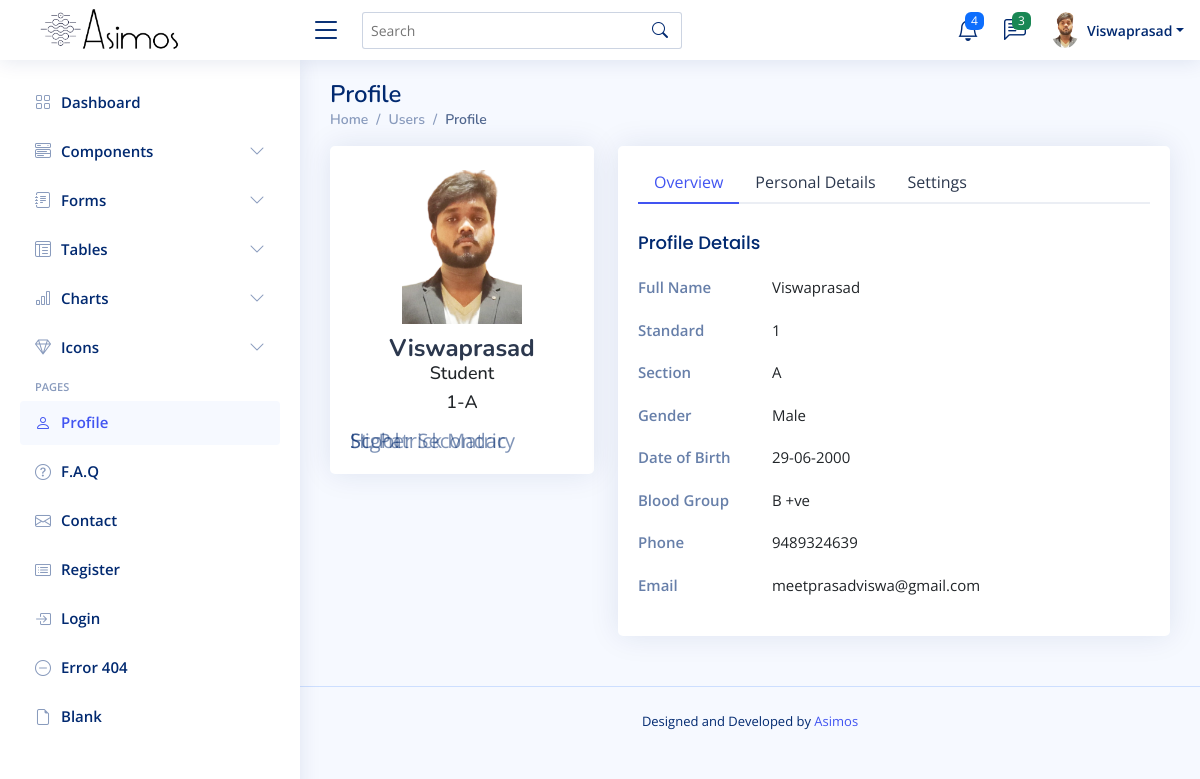
The page /users-profile.php (signed in) on the database its author committed.
### tables this page shows
CREATE TABLE `student_info` (
  `id` int(10) NOT NULL,
  `name` varchar(20) NOT NULL,
  `age` int(2) NOT NULL,
  `standard` int(2) NOT NULL,
  `section` varchar(2) NOT NULL,
  `gender` varchar(10) NOT NULL,
  `dateOfBirth` varchar(20) NOT NULL,
  `address` varchar(100) NOT NULL,
  `bloodGroup` varchar(5) NOT NULL,
  `phone` varchar(15) NOT NULL,
  `emailID` varchar(25) NOT NULL,
  `fatherName` varchar(20) NOT NULL,
  `fatherOccupation` varchar(20) NOT NULL,
  `fatherPhone` varchar(15) NOT NULL,
  `fatherAnnualIncome` varchar(15) NOT NULL,
  `motherName` varchar(20) NOT NULL,
  `motherOccupation` varchar(20) NOT NULL,
  `motherPhone` varchar(15) NOT NULL,
  `motherAnnualIncome` varchar(15) NOT NULL,
  `community` varchar(20) NOT NULL,
  `identificationMark` varchar(50) NOT NULL,
  `comments` varchar(50) NOT NULL,
  `previousEducation` varchar(50) NOT NULL,
  `coCurricularActivity` varchar(50) NOT NULL,
  `locOfProfilePic` varchar(100) NOT NULL
);

### users-profile.php (the view, shortened to what this page needs)
<?php
if($_SESSION["access"] !=null && $_SESSION["name"]!=null && $_SESSION["id"]!=null && $_SESSION["access"]==0) {
  $username = $_SESSION["name"];
  $id = $_SESSION["id"];
  $servername = "localhost";
  $username_db = "root";
  $password_db = "";
  $dbname = "asimos";
  $row ="";
  $conn = new mysqli($servername, $username_db, $password_db, $dbname);
  $sql = "SELECT * FROM student_info WHERE name='$username' AND id='$id'";
  $result = $conn->query($sql);
  if ($result->num_rows > 0) {
      $row = $result->fetch_assoc();
  }
?>
<!DOCTYPE html>
<html lang="en">
<head>
  <link href="assets/vendor/bootstrap/css/bootstrap.min.css" rel="stylesheet">
  <link href="assets/vendor/bootstrap-icons/bootstrap-icons.css" rel="stylesheet">
  <link href="assets/vendor/boxicons/css/boxicons.min.css" rel="stylesheet">
  <link href="assets/vendor/quill/quill.snow.css" rel="stylesheet">
  <link href="assets/vendor/quill/quill.bubble.css" rel="stylesheet">
  <link href="assets/vendor/remixicon/remixicon.css" rel="stylesheet">
  <link href="assets/vendor/simple-datatables/style.css" rel="stylesheet">
  <link href="assets/css/style.css" rel="stylesheet">
</head>
<body>
  <header id="header" class="header fixed-top d-flex align-items-center">
    <div class="d-flex align-items-center justify-content-between">
      <a href="index.html" class="logo d-flex align-items-center">
        <img src="assets/img/logo.png" alt="">
      </a>
      <i class="bi bi-list toggle-sidebar-btn"></i>
    </div>
    <div class="search-bar">
      <form class="search-form d-flex align-items-center" method="POST" action="#">
        <input type="text" name="query" placeholder="Search" title="Enter search keyword">
        <button type="submit" title="Search"><i class="bi bi-search"></i></button>
      </form>
    </div>
    <nav class="header-nav ms-auto">
      <ul class="d-flex align-items-center">
        <li class="nav-item dropdown">
          <a class="nav-link nav-icon" href="#" data-bs-toggle="dropdown">
            <i class="bi bi-bell"></i>
            <span class="badge bg-primary badge-number">4</span>
          </a>
        </li>
        <li class="nav-item dropdown">
          <a class="nav-link nav-icon" href="#" data-bs-toggle="dropdown">
            <i class="bi bi-chat-left-text"></i>
            <span class="badge bg-success badge-number">3</span>
          </a>
        </li>
        <li class="nav-item dropdown pe-3">
          <a class="nav-link nav-profile d-flex align-items-center pe-0" href="#" data-bs-toggle="dropdown">
            <img src= <?php echo $row['locOfProfilePic']; ?> alt="Profile" class="rounded-circle">
            <span class="d-none d-md-block dropdown-toggle ps-2"> <?php echo $username; ?></span>
          </a>
        </li>
      </ul>
    </nav>
  </header>
  <aside id="sidebar" class="sidebar">
    <ul class="sidebar-nav" id="sidebar-nav">
      <li class="nav-item">
        <a class="nav-link collapsed" href="index.html">
          <i class="bi bi-grid"></i>
          <span>Dashboard</span>
        </a>
      </li>
      <li class="nav-item">
        <a class="nav-link collapsed" data-bs-target="#components-nav" data-bs-toggle="collapse" href="#">
          <i class="bi bi-menu-button-wide"></i><span>Components</span><i class="bi bi-chevron-down ms-auto"></i>
        </a>
      </li>
      <li class="nav-item">
        <a class="nav-link collapsed" data-bs-target="#forms-nav" data-bs-toggle="collapse" href="#">
          <i class="bi bi-journal-text"></i><span>Forms</span><i class="bi bi-chevron-down ms-auto"></i>
        </a>
      </li>
      <li class="nav-item">
        <a class="nav-link collapsed" data-bs-target="#tables-nav" data-bs-toggle="collapse" href="#">
          <i class="bi bi-layout-text-window-reverse"></i><span>Tables</span><i class="bi bi-chevron-down ms-auto"></i>
        </a>
      </li>
      <li class="nav-item">
        <a class="nav-link collapsed" data-bs-target="#charts-nav" data-bs-toggle="collapse" href="#">
          <i class="bi bi-bar-chart"></i><span>Charts</span><i class="bi bi-chevron-down ms-auto"></i>
        </a>
      </li>
      <li class="nav-item">
        <a class="nav-link collapsed" data-bs-target="#icons-nav" data-bs-toggle="collapse" href="#">
          <i class="bi bi-gem"></i><span>Icons</span><i class="bi bi-chevron-down ms-auto"></i>
        </a>
      </li>
      <li class="nav-heading">Pages</li>
      <li class="nav-item">
        <a class="nav-link " href="users-profile.html">
          <i class="bi bi-person"></i>
          <span>Profile</span>
        </a>
      </li>
      <li class="nav-item">
        <a class="nav-link collapsed" href="faq.html">
          <i class="bi bi-question-circle"></i>
          <span>F.A.Q</span>
        </a>
      </li>
      <li class="nav-item">
        <a class="nav-link collapsed" href="contact.html">
          <i class="bi bi-envelope"></i>
          <span>Contact</span>
        </a>
      </li>
      <li class="nav-item">
        <a class="nav-link collapsed" href="register.html">
          <i class="bi bi-card-list"></i>
          <span>Register</span>
        </a>
      </li>
      <li class="nav-item">
        <a class="nav-link collapsed" href="login.html">
          <i class="bi bi-box-arrow-in-right"></i>
          <span>Login</span>
        </a>
      </li>
      <li class="nav-item">
        <a class="nav-link collapsed" href="error-404.html">
          <i class="bi bi-dash-circle"></i>
          <span>Error 404</span>
        </a>
      </li>
      <li class="nav-item">
        <a class="nav-link collapsed" href="blank.html">
          <i class="bi bi-file-earmark"></i>
          <span>Blank</span>
        </a>
      </li>
    </ul>
  </aside>
  <main id="main" class="main">
    <div class="pagetitle">
      <h1>Profile</h1>
      <nav>
        <ol class="breadcrumb">
          <li class="breadcrumb-item"><a href="index.html">Home</a></li>
          <li class="breadcrumb-item">Users</li>
          <li class="breadcrumb-item active">Profile</li>
        </ol>
      </nav>
    </div>
    <section class="section profile">
      <div class="row">
        <div class="col-xl-4">
          <div class="card">
            <div class="card-body profile-card pt-4 d-flex flex-column align-items-center">
              <img src= <?php echo $row['locOfProfilePic']; ?> alt="Profile">
              <h2><?php echo $username; ?></h2>
              <h3>Student</h3>
              <h3><?php echo $row['standard']; echo "-"; echo $row['section']; ?></h3>
              <div class="social-links mt-2">
                <a href="#">St. Patrick Matric Higher Secondary Scool</a>
              </div>
            </div>
          </div>
        </div>
        <div class="col-xl-8">
          <div class="card">
            <div class="card-body pt-3">
              <ul class="nav nav-tabs nav-tabs-bordered">
                <li class="nav-item">
                  <button class="nav-link active" data-bs-toggle="tab" data-bs-target="#profile-overview">Overview</button>
                </li>
                <li class="nav-item">
                  <button class="nav-link" data-bs-toggle="tab" data-bs-target="#personal-details">Personal Details</button>
                </li>
                <li class="nav-item">
                  <button class="nav-link" data-bs-toggle="tab" data-bs-target="#profile-change-password">Settings</button>
                </li>
              </ul>
              <div class="tab-content pt-2">
                <div class="tab-pane fade show active profile-overview" id="profile-overview">
                  <h5 class="card-title">Profile Details</h5>
                  <div class="row">
                    <div class="col-lg-3 col-md-4 label ">Full Name</div>
                    <div class="col-lg-9 col-md-8"><?php echo $username; ?></div>
                  </div>
                  <div class="row">
                    <div class="col-lg-3 col-md-4 label">Standard</div>
                    <div class="col-lg-9 col-md-8"><?php echo $row['standard']; ?></div>
                  </div>
                  <div class="row">
                    <div class="col-lg-3 col-md-4 label">Section</div>
                    <div class="col-lg-9 col-md-8"><?php echo $row['section']; ?></div>
                  </div>
                  <div class="row">
                    <div class="col-lg-3 col-md-4 label">Gender</div>
                    <div class="col-lg-9 col-md-8"><?php echo $row['gender']; ?></div>
                  </div>
                  <div class="row">
                    <div class="col-lg-3 col-md-4 label">Date of Birth</div>
                    <div class="col-lg-9 col-md-8"><?php echo $row['dateOfBirth']; ?></div>
                  </div>
                  <div class="row">
                    <div class="col-lg-3 col-md-4 label">Blood Group</div>
                    <div class="col-lg-9 col-md-8"><?php echo $row['bloodGroup']; ?></div>
                  </div>
                  <div class="row">
                    <div class="col-lg-3 col-md-4 label">Phone</div>
                    <div class="col-lg-9 col-md-8"><?php echo $row['fatherPhone']; ?></div>
                  </div>
                  <div class="row">
                    <div class="col-lg-3 col-md-4 label">Email</div>
                    <div class="col-lg-9 col-md-8"><?php echo $row['emailID']; ?></div>
                  </div>
                </div>
              </div>
            </div>
          </div>
        </div>
      </div>
    </section>
  </main>
  <footer id="footer" class="footer">
    <div class="credits">
          Designed and Developed by <a href="">Asimos</a>
    </div>
  </footer>
</body>
</html>
<?php
}
else{
  header("Location: error-404.html");
}
?>

### assets/css/style.css (style rules this page uses)
:root { scroll-behavior: smooth; }
body { font-family: "Open Sans", sans-serif; background: #f6f9ff; color: #444444; }
a { color: #4154f1; text-decoration: none; }
h1, h2, h3, h4, h5, h6 { font-family: "Nunito", sans-serif; }
#main { margin-top: 60px; padding: 20px 30px; transition: all 0.3s; }
.pagetitle { margin-bottom: 10px; }
.pagetitle h1 { font-size: 24px; margin-bottom: 0; font-weight: 600; color: #012970; }
.card { margin-bottom: 30px; border: none; border-radius: 5px; box-shadow: 0px 0 30px rgba(1, 41, 112, 0.1); }
.card-title { padding: 20px 0 15px 0; font-size: 18px; font-weight: 500; color: #012970; font-family: "Poppins", sans-serif; }
.card-body { padding: 0 20px 20px 20px; }
.breadcrumb { font-size: 14px; font-family: "Nunito", sans-serif; color: #899bbd; font-weight: 600; }
.breadcrumb a { color: #899bbd; transition: 0.3s; }
.breadcrumb .breadcrumb-item::before { color: #899bbd; }
.breadcrumb .active { color: #51678f; font-weight: 600; }
.nav-tabs-bordered { border-bottom: 2px solid #ebeef4; }
.nav-tabs-bordered .nav-link { margin-bottom: -2px; border: none; color: #2c384e; }
.nav-tabs-bordered .nav-link.active { background-color: #fff; color: #4154f1; border-bottom: 2px solid #4154f1; }
.logo { line-height: 1; }
@media (min-width: 1200px) { .logo { width: 280px; } }
.logo img { max-height: 52px; margin-right: 6px; }
.header { transition: all 0.5s; z-index: 997; height: 60px; box-shadow: 0px 2px 20px rgba(1, 41, 112, 0.1); background-color: #fff; padding-left: 20px; }
.header .toggle-sidebar-btn { font-size: 32px; padding-left: 10px; cursor: pointer; color: #012970; }
.header .search-bar { min-width: 360px; padding: 0 20px; }
.header .search-form { width: 100%; }
.header .search-form input { border: 0; font-size: 14px; color: #012970; border: 1px solid rgba(1, 41, 112, 0.2); padding: 7px 38px 7px 8px; border-radius: 3px; transition: 0.3s; width: 100%; }
.header .search-form button { border: 0; padding: 0; margin-left: -30px; background: none; }
.header .search-form button i { color: #012970; }
.header-nav ul { list-style: none; }
.header-nav>ul { margin: 0; padding: 0; }
.header-nav .nav-icon { font-size: 22px; color: #012970; margin-right: 25px; position: relative; }
.header-nav .nav-profile { color: #012970; }
.header-nav .nav-profile img { max-height: 36px; }
.header-nav .nav-profile span { font-size: 14px; font-weight: 600; }
.header-nav .badge-number { position: absolute; inset: -2px -5px auto auto; font-weight: normal; font-size: 12px; padding: 3px 6px; }
.sidebar { position: fixed; top: 60px; left: 0; bottom: 0; width: 300px; z-index: 996; transition: all 0.3s; padding: 20px; overflow-y: auto; scrollbar-width: thin; scrollbar-color: #aab7cf transparent; box-shadow: 0px 0px 20px rgba(1, 41, 112, 0.1); background-color: #fff; }
@media (min-width: 1200px) { #main, #footer { margin-left: 300px; } }
.sidebar-nav { padding: 0; margin: 0; list-style: none; }
.sidebar-nav li { padding: 0; margin: 0; list-style: none; }
.sidebar-nav .nav-item { margin-bottom: 5px; }
.sidebar-nav .nav-heading { font-size: 11px; text-transform: uppercase; color: #899bbd; font-weight: 600; margin: 10px 0 5px 15px; }
.sidebar-nav .nav-link { display: flex; align-items: center; font-size: 15px; font-weight: 600; color: #4154f1; transition: 0.3; background: #f6f9ff; padding: 10px 15px; border-radius: 4px; }
.sidebar-nav .nav-link i { font-size: 16px; margin-right: 10px; color: #4154f1; }
.sidebar-nav .nav-link.collapsed { color: #012970; background: #fff; }
.sidebar-nav .nav-link.collapsed i { color: #899bbd; }
.sidebar-nav .nav-link .bi-chevron-down { margin-right: 0; transition: transform 0.2s ease-in-out; }
.profile .profile-card img { max-width: 120px; }
.profile .profile-card h2 { font-size: 24px; font-weight: 700; color: #2c384e; margin: 10px 0 0 0; }
.profile .profile-card h3 { font-size: 18px; }
.profile .profile-card .social-links a { font-size: 20px; display: inline-block; color: rgba(1, 41, 112, 0.5); line-height: 0; margin-right: 10px; transition: 0.3s; }
.profile .profile-overview .row { margin-bottom: 20px; font-size: 15px; }
.profile .profile-overview .card-title { color: #012970; }
.profile .profile-overview .label { font-weight: 600; color: rgba(1, 41, 112, 0.6); }
.footer { padding: 20px 0; font-size: 14px; transition: all 0.3s; border-top: 1px solid #cddfff; }
.footer .credits { padding-top: 5px; text-align: center; font-size: 13px; color: #012970; }

### rows shown on the page
student_info: locOfProfilePic (picture), standard "1", section "A", gender "Male", dateOfBirth "29-06-2000", bloodGroup "B +ve", fatherPhone "9489324639", emailID "meetprasadviswa@gmail.com"

### other values the page prints
$username "Viswaprasad"
